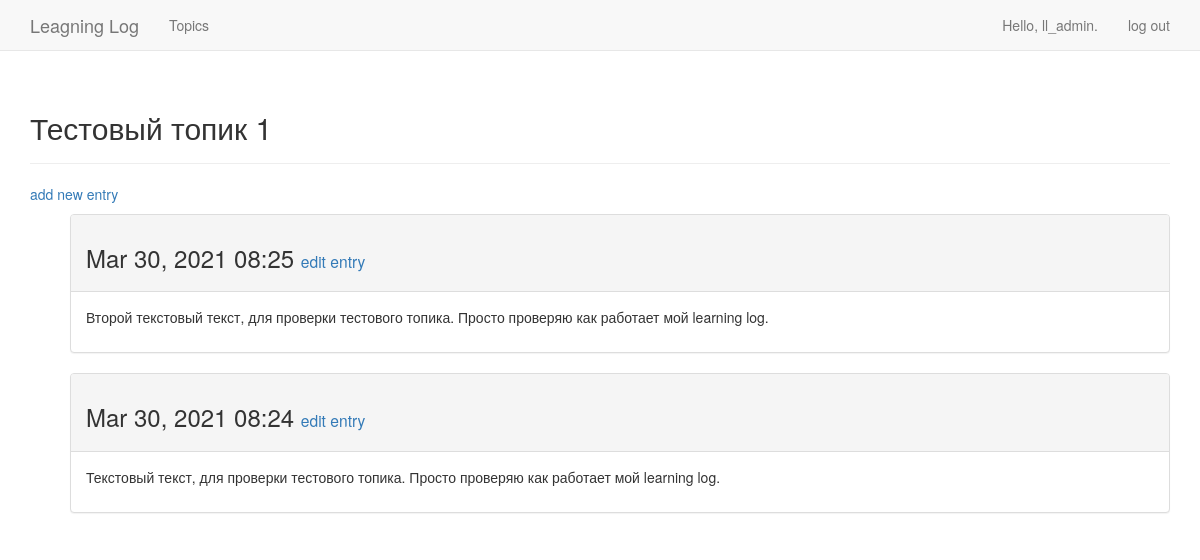
The page /topics/1/ (signed in) on the database its author committed.
### learning_logs/models.py (models this page shows, shortened)
class Topic(models.Model):
    text = models.CharField(max_length=200)
    date_added = models.DateTimeField(auto_now_add=True)
    owner = models.ForeignKey(User, on_delete=models.DO_NOTHING)
    def __str__(self):
        return self.text

class Entry(models.Model):
    topic = models.ForeignKey(Topic, on_delete=models.DO_NOTHING)
    text = models.TextField()
    date_added = models.DateTimeField(auto_now_add=True)
    class Meta:
        verbose_name_plural = 'entries'

### learning_logs/views.py (the view)
# urls.py: url(r'^topics/(?P<topic_id>\d+)/$', views.topic, name = 'topic'),
@login_required
def topic(request, topic_id):
    topic = Topic.objects.get(id=topic_id)
    if topic.owner != request.user:
        raise Http404
    entries = topic.entry_set.order_by('-date_added')
    context = {'topic': topic, 'entries': entries}
    return render(request, 'learning_logs/topic.html', context)

### learning_logs/templates/learning_logs/topic.html
{% extends 'learning_logs/base.html' %}
{% block header %}
<h2>{{ topic }}</h2>
{% endblock header %}
{% block content %}
<p>
    <a href="{% url 'learning_logs:new_entry' topic.id %}">add new entry</a>
    </p>
<ul>
    {% for entry in entries %}
        <div class="panel panel-default">
        <div class="panel-heading">
            <h3>
                {{ entry.date_added|date:'M d, Y H:i' }}
                <small>
                    <a href="{% url 'learning_logs:edit_entry' entry.id %}">
                    edit entry</a>
                </small>
            </h3>
        </div>
        <div class="panel-body">
            {{ entry.text|linebreaks }}
            </div>
            </div>
    {%empty%}
    <li>
        There are no entries for this topic yet.
    </li>
    {% endfor %}
</ul>
{% endblock content %}

### learning_logs/templates/learning_logs/base.html (shortened to what this page needs)
{% load bootstrap3 %}
<!DOCTYPE html>
<html lang="en">
<html lang="ru">
    <head>
        {% bootstrap_css %}
    </head>
    <body>
        <nav class="navbar navbar-default navbar-static-top">
            <div class="container">
            <div class="navbar-header">
                <a class ="navbar-brand" href="{% url 'learning_logs:index' %}">Leagning Log</a>
            </div>
            <div id="navbar" class="navbar-collapse collapse">
                <ul class="nav navbar-nav">
                    <li><a href="{% url 'learning_logs:topics' %}">Topics</a></li>
                </ul>
                <ul class="nav navbar-nav navbar-right">
                    {% if user.is_authenticated %}
                        <li><a>Hello, {{ user.username }}.</a></li>
                        <li><a href="{% url 'users:logout' %}">log out</a></li>
                    {% else %}
                        <li><a href="{% url 'users:register' %}">register</a></li>
                        <li><a href="{% url 'users:login' %}">log in</a></li>
                    {% endif %}
                </ul>
            </div>
            </div>
        </nav>
        <div class="container">
            <div class="page-header">
                 {% block header %}{% endblock header %}
            </div>
            <div>
                 {% block content %}{% endblock content %}
            </div>
        </div>
        </body>
        </html>

### rows shown on the page
Topic: text "Тестовый топик 1"
Entry: date_added "Mar 30, 2021 08:25", text "Второй текстовый текст, для проверки тестового топика. Просто проверяю как работает мой learning log."
Entry: date_added "Mar 30, 2021 08:24", text "Текстовый текст, для проверки тестового топика. Просто проверяю как работает мой learning log."

### other values the page prints
{{ user.username }} "ll_admin"
